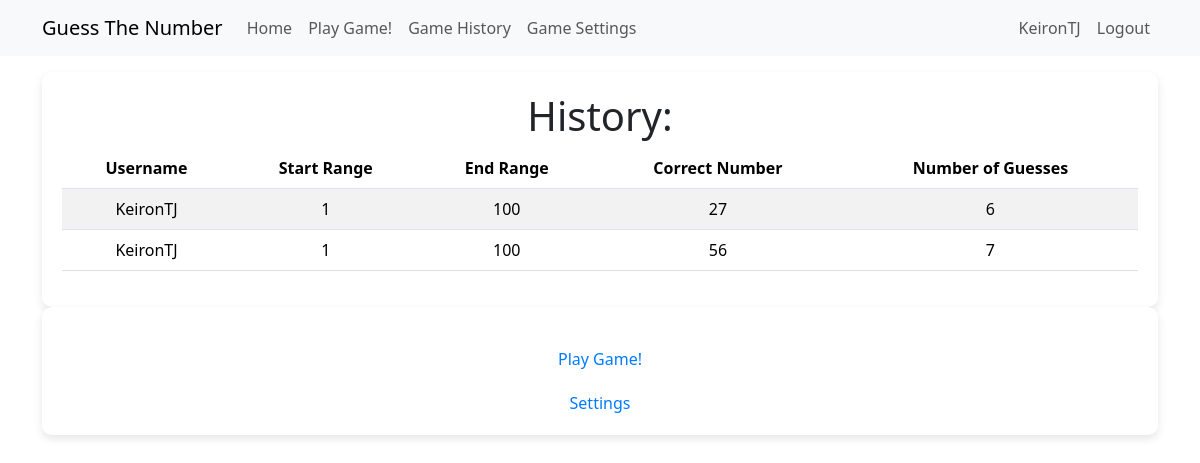
Page /guess_the_number_history (signed in) on the earlier database version.
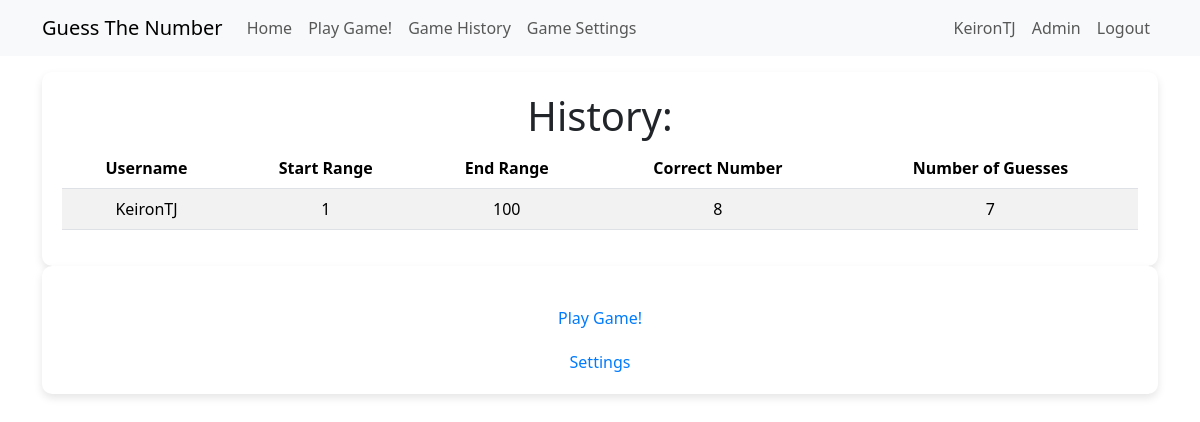
Same page on the later database version.
### app/models.py (models this page shows, shortened)
class GuessTheNumberHistory(db.Model):
    id = db.Column(Integer, primary_key=True)
    user_id = db.Column(Integer, db.ForeignKey('user.id'))
    start_range = db.Column(Integer)
    end_range = db.Column(Integer)
    correct_number = db.Column(Integer)
    number_of_guesses = db.Column(Integer)
    user = so.relationship('User', back_populates='guesses')

class User(UserMixin, db.Model):
    id = db.Column(Integer, primary_key=True)
    username = db.Column(String(64), index=True, unique=True)
    email = db.Column(String(120), index=True, unique=True)
    password_hash = db.Column(String(256))
    guesses = so.relationship('GuessTheNumberHistory', back_populates='user')
    guess_settings = so.relationship('GuessTheNumberSettings', back_populates='user')
    roles = so.relationship('Role', secondary='user_roles', back_populates='users')
    def is_admin(self):
        return 'admin' in [role.name for role in self.roles]

### app/routes.py (the view)
@app.route('/guess_the_number_history')
@login_required
def guess_the_number_history():
    history = db.session.query(GuessTheNumberHistory).filter_by(user_id=current_user.id).all()
    return render_template('guess_the_number_history.html',
                           title='Guess the number history',
                           history=history)

### app/models.py (called while the page is built)
@login.user_loader
def load_user(id):
    return db.session.get(User, int(id))

### app/templates/guess_the_number_history.html
{% extends "base.html" %}
{% block content %}
<div class="customdiv">
    <h1>History:</h1>
    <table class="table table-striped">
        <thead>
            <tr>
                <th>Username</th>
                <th>Start Range</th>
                <th>End Range</th>
                <th>Correct Number</th>
                <th>Number of Guesses</th>
            </tr>
        </thead>
        <tbody>
            {% for game in history %}
                <tr>
                    <td>{{ game.user.username }}</td>
                    <td>{{ game.start_range }}</td>
                    <td>{{ game.end_range }}</td>
                    <td>{{ game.correct_number }}</td>
                    <td>{{ game.number_of_guesses }}</td>
                </tr>
            {% endfor %}
        </tbody>
    </table>
</div>
<div class="customdiv">
    <a class="customa" href="{{ url_for('guess_the_number') }}">Play Game!</a>
    <br>
    <a class="customa" href="{{ url_for('guess_the_number_settings') }}">Settings</a>
</div>
{% endblock %}

### app/templates/base.html (shortened to what this page needs)
<!doctype html>
<html lang="en">
<head>
    <link href="https://cdn.jsdelivr.net/npm/bootstrap@5.3.2/dist/css/bootstrap.min.css"
          rel="stylesheet"
>
    <link rel="stylesheet" href="{{ url_for('static', filename='style.css') }}">
</head>
<body>
    <nav class="navbar navbar-expand-lg bg-body-tertiary">
        <div class="container">
            <a class="navbar-brand" href="{{ url_for('guess_the_number') }}">Guess The Number</a>
            <div class="collapse navbar-collapse" id="navbarSupportedContent">
                <ul class="navbar-nav me-auto mb-2 mb-lg-0">
                    <li class="nav-item">
                        <a class="nav-link" aria-current="page" href="{{ url_for('index') }}">Home</a>
                    </li>
                    <li class="nav-item">
                        <a class="nav-link" aria-current="page" href=" {{ url_for('guess_the_number')}}">Play Game!</a>
                    </li>
                    <li class="nav-item">
                        <a class="nav-link" aria-current="page" href=" {{ url_for('guess_the_number_history') }}">Game History</a>
                    </li>
                    <li class="nav-item">
                        <a class="nav-link" aria-current="page" href="{{ url_for('guess_the_number_settings') }}">Game Settings</a>
                    </li>
                </ul>
                <ul class="navbar-nav mb-2 mb-lg-0">
                    {% if current_user.is_anonymous %}
                        <li class="nav-item">
                            <a class="nav-link" aria-current="page" href="{{ url_for('login') }}"">Login</a>
                        </li>
                    {% else %}
                        <li class="nav-item">
                            <a class="nav-link" aria-current="page" href="{{ url_for('index')}} ">{{ current_user.username }}</a>
                        </li>
                        {% if current_user.is_admin() %}
                            <li class="nav-item">
                                <a class="nav-link" aria-current="page" href="{{ url_for('admin_home') }}">Admin</a>
                            </li>
                        {% endif %}
                        <li class="nav-item">
                            <a class="nav-link" aria-current="page" href="{{ url_for('logout')}} ">Logout</a>
                        </li>
                    {% endif %}
                </ul>
            </div>
        </div>
    </nav>
    <div class="container mt-3">
        {% block content %}{% endblock %}
    </div>
</body>
</html>

Differences in the rows shown:
removed GuessTheNumberHistory: user.username "KeironTJ", start_range "1", end_range "100", correct_number "56", number_of_guesses "7"
changed GuessTheNumberHistory "KeironTJ": correct_number "27" → "8"; number_of_guesses "6" → "7"
Other differences:
text now shown: "Admin"
